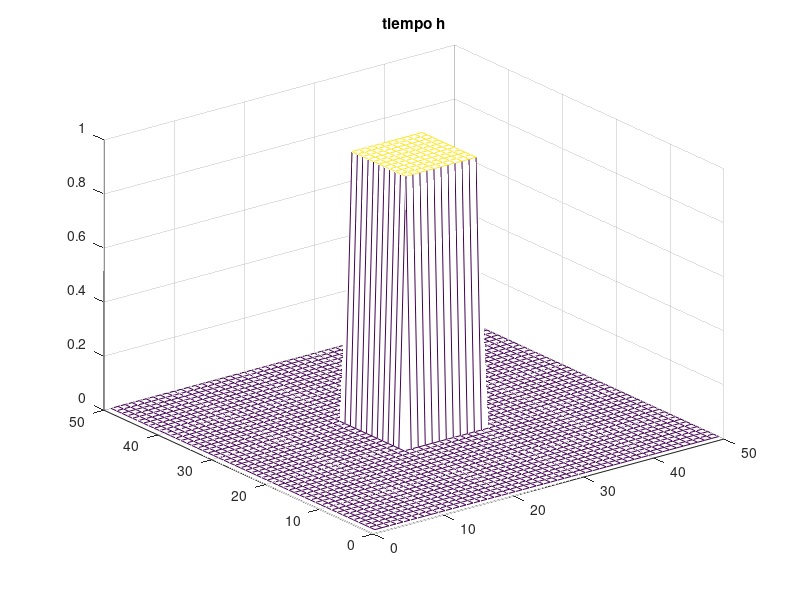
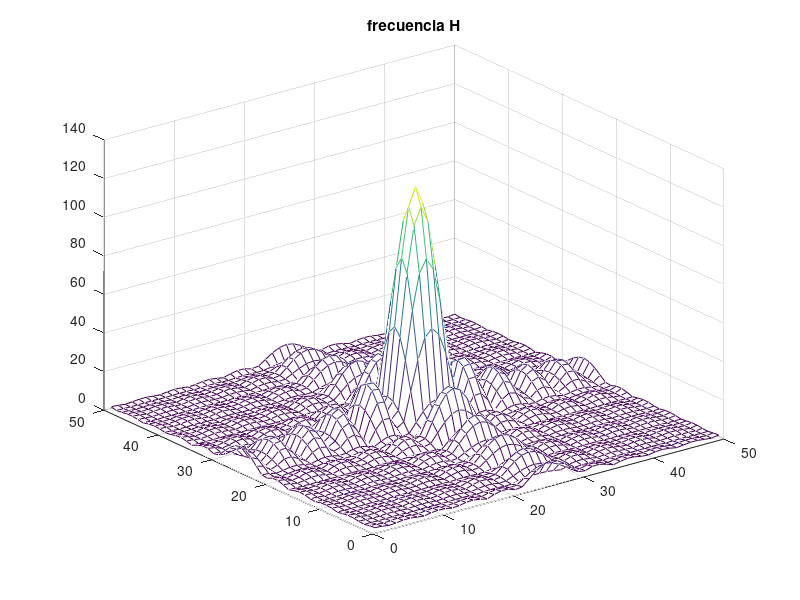

Source code (MATLAB) for these figures, in order:
rect = zeros(50,50);
rect(20:30,20:30)=1;

mesh([1:50],[1:50],rect);
title("tiempo h");

rectf = fft2(rect);
figure
mesh([1:50],[1:50],fftshift(abs(rectf)));
title("frecuencia H");

